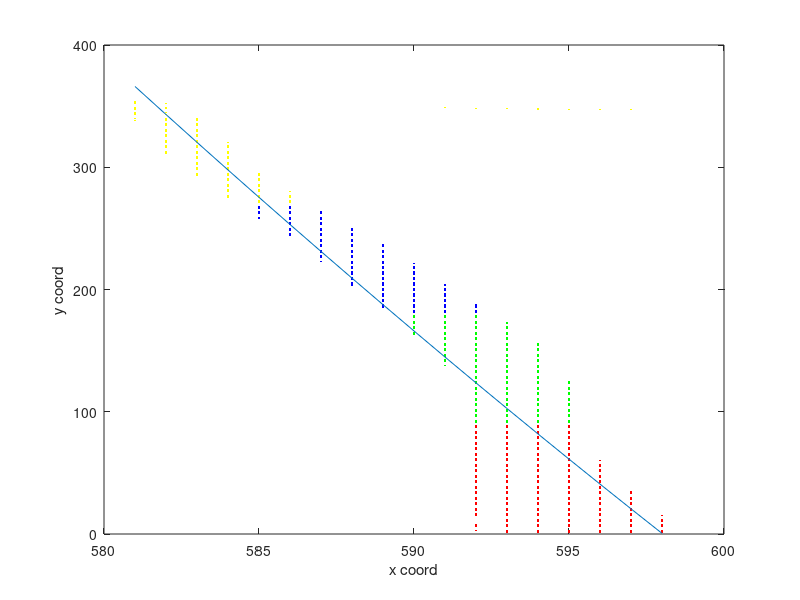

Write MATLAB code to recreate this figure.
%% Machine Learning 
clear ; close all; clc

%% ======================= Plotting =======================
fprintf('Plotting Data ...\n')

data1 = load('data1.txt');
y1 = data1(:, 1); x1 = data1(:, 2);

data2 = load('data2.txt');
y2 = data2(:, 1); x2 = data2(:, 2);

data3 = load('data3.txt');
y3 = data3(:, 1); x3 = data3(:, 2);

data4 = load('data4.txt');
y4 = data4(:, 1); x4 = data4(:, 2);

% Plot Data
plot(x1, y1, 'r.', 'MarkerSize', 2); % Plot the data
ylabel('y coord'); % Set the y?axis label
xlabel('x coord'); % Set the x?axis label
hold on
plot(x2, y2, 'g.', 'MarkerSize', 2); % Plot the data
hold on
plot(x3, y3, 'b.', 'MarkerSize', 2); % Plot the data
hold on
plot(x4, y4, 'y.', 'MarkerSize', 2); % Plot the data
hold on
%
bigx = vertcat(x1, x2, x3, x4);
bigy = vertcat(y1, y2, y3, y4);
r1 = polyfit(bigx,bigy,2);
a1 = r1(1);
b1 = r1(2);
c1 = r1(3);
fx1 = min(x4):1:max(x1);
fy1 = a1.*fx1.^2+b1.*fx1+c1;
plot(fx1,fy1);
%
%r2 = polyfit(x2,y2,2);
%a2 = r2(1);
%b2 = r2(2);
%c2 = r2(3);
%fx2 = min(x2):1:max(x2);
%fy2 = a2.*fx2.^2+b2.*fx2+c2;
%plot(fx2,fy2);